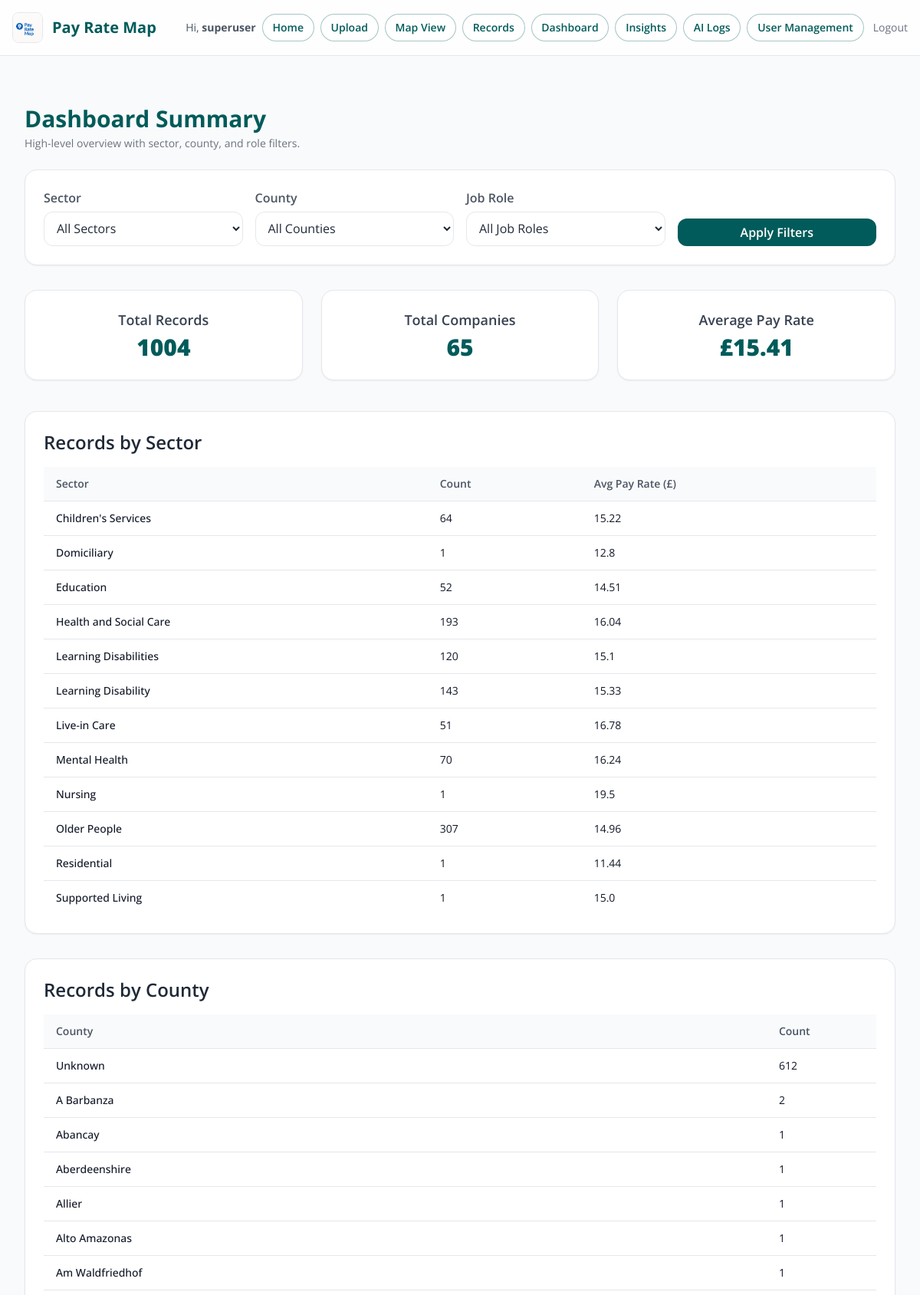
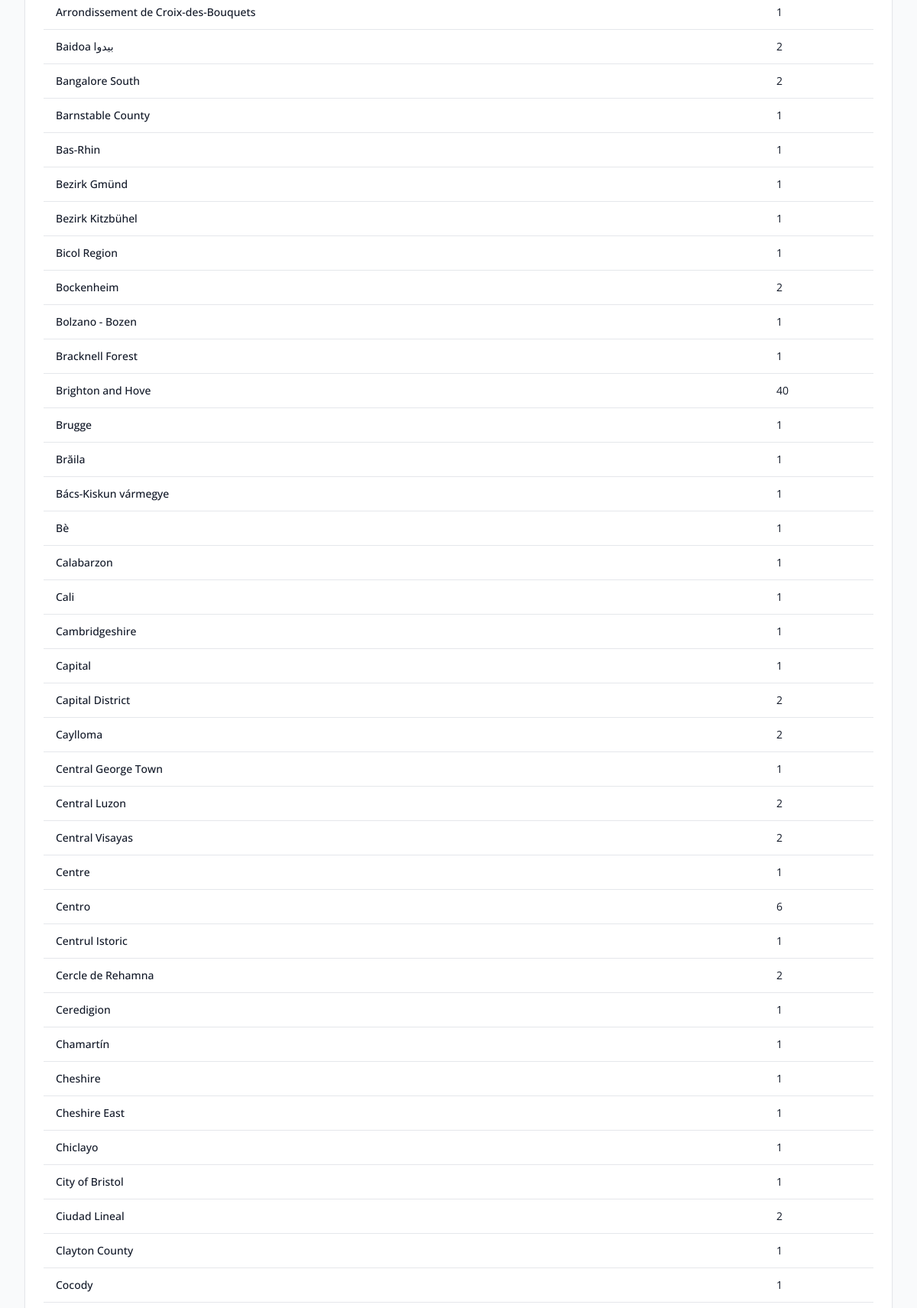
The app's page /dashboard (signed in, upper part) with its own data (2 pictures, top to bottom).
### models.py (models this page shows, shortened)
class User(UserMixin, db.Model):
    id = db.Column(db.Integer, primary_key=True)
    username = db.Column(db.String(150), unique=True, nullable=False)
    password = db.Column(db.String(200), nullable=False)
    admin_level = db.Column(db.Integer, default=0)  # 0=user, 1=admin, 2=superuser

class JobRecord(db.Model):
    __tablename__ = "job_record"
    id = db.Column(db.Integer, primary_key=True)
    company_id = db.Column(db.String(50), index=True)
    company_name = db.Column(db.String(100))
    sector = db.Column(db.String(50), index=True)
    job_role = db.Column(db.String(100), index=True)
    postcode = db.Column(db.String(20))
    county = db.Column(db.String(50), index=True)
    pay_rate = db.Column(db.Float)
    imported_month = db.Column(db.String(20), index=True)
    imported_year = db.Column(db.String(10), index=True)  # keep as string to match filters
    latitude = db.Column(db.Float)
    longitude = db.Column(db.Float)
    created_at = db.Column(db.DateTime, default=datetime.utcnow)
    logo_filename = db.Column(db.String(200))

### Old/app.py (the view)
@app.route("/dashboard")
@login_required
def dashboard():
    selected_sector = request.args.get("sector")
    selected_county = request.args.get("county")
    selected_role = request.args.get("role")
    filters = []
    if selected_sector:
        filters.append(JobRecord.sector == selected_sector)
    if selected_county:
        filters.append(JobRecord.county == selected_county)
    if selected_role:
        filters.append(JobRecord.job_role == selected_role)
    base_q = JobRecord.query.filter(*filters)
    filtered_records = base_q.all()
    total_records = len(filtered_records)
    total_companies = len({r.company_id for r in filtered_records})
    pays = [r.pay_rate for r in filtered_records if r.pay_rate is not None]
    avg_pay = round(sum(pays) / len(pays), 2) if pays else 0
    by_sector = (
        db.session.query(JobRecord.sector, func.count(), func.avg(JobRecord.pay_rate))
        .filter(*filters)
        .group_by(JobRecord.sector)
        .all()
    )
    by_county = (
        db.session.query(JobRecord.county, func.count())
        .filter(*filters)
        .group_by(JobRecord.county)
        .all()
    )
    opts = get_filter_options()
    return render_template(
        "dashboard.html",
        total_records=total_records,
        total_companies=total_companies,
        avg_pay=avg_pay,
        by_sector=by_sector,
        by_county=by_county,
        available_sectors=opts["sectors"],
        available_counties=opts["counties"],
        available_roles=opts["roles"],
    )

### Old/app.py (called while the page is built)
@login_manager.user_loader
def load_user(user_id: str):
    try:
        return db.session.get(User, int(user_id))
    except Exception:
        return None

def _ttl_cache(seconds: int = 120):
    def deco(fn):
        store = {"t": 0.0, "val": None}
        def wrapper(*a, **k):
            now = time.time()
            if now - store["t"] > seconds:
                store["val"] = fn(*a, **k)
                store["t"] = now
            return store["val"]
        return wrapper
    return deco

@app.context_processor
def inject_now():
    return {"current_year": datetime.now(timezone.utc).year}

### app/templates/dashboard.html (shortened to what this page needs)
{% extends "base.html" %}
{% block content %}
<div class="max-w-7xl mx-auto px-2 sm:px-4 py-6">
  <div class="mb-6">
    <h2 class="text-2xl sm:text-3xl font-bold" style="color: var(--brand);">Dashboard Summary</h2>
    <p class="text-sm text-gray-500 mt-1">High-level overview with sector, county, and role filters.</p>
  </div>
  <section class="card mb-8">
    <form method="GET" class="p-5 sm:p-6 grid grid-cols-1 sm:grid-cols-2 lg:grid-cols-4 gap-4">
      <div>
        <label for="sector" class="label">Sector</label>
        <select id="sector" name="sector" class="input">
          <option value="">All Sectors</option>
        </select>
      </div>
      <div>
        <label for="county" class="label">County</label>
        <select id="county" name="county" class="input">
          <option value="">All Counties</option>
        </select>
      </div>
      <div>
        <label for="role" class="label">Job Role</label>
        <select id="role" name="role" class="input">
          <option value="">All Job Roles</option>
        </select>
      </div>
      <div class="flex items-end">
        <button type="submit" class="btn btn-primary w-full">Apply Filters</button>
      </div>
    </form>
  </section>
  <section class="mb-10">
    <div class="grid grid-cols-1 sm:grid-cols-2 lg:grid-cols-3 gap-6">
      <div class="card p-6 text-center">
        <h3 class="text-base sm:text-lg font-semibold text-gray-700">Total Records</h3>
        <p class="text-2xl sm:text-3xl font-extrabold mt-1" style="color: var(--brand);">{{ total_records }}</p>
      </div>
      <div class="card p-6 text-center">
        <h3 class="text-base sm:text-lg font-semibold text-gray-700">Total Companies</h3>
        <p class="text-2xl sm:text-3xl font-extrabold mt-1" style="color: var(--brand);">{{ total_companies }}</p>
      </div>
      <div class="card p-6 text-center">
        <h3 class="text-base sm:text-lg font-semibold text-gray-700">Average Pay Rate</h3>
        <p class="text-2xl sm:text-3xl font-extrabold mt-1" style="color: var(--brand);">£{{ avg_pay | round(2) }}</p>
      </div>
    </div>
  </section>
  <section class="card mb-8">
    <div class="p-5 sm:p-6">
      <h3 class="text-xl sm:text-2xl font-semibold text-gray-800 mb-4">Records by Sector</h3>
      <div class="overflow-x-auto -mx-5 sm:mx-0">
        <table class="min-w-full text-sm">
          <thead class="text-left bg-gray-50">
            <tr class="text-gray-600">
              <th class="py-3 px-5 sm:px-4 font-semibold whitespace-nowrap">Sector</th>
              <th class="py-3 px-5 sm:px-4 font-semibold whitespace-nowrap">Count</th>
              <th class="py-3 px-5 sm:px-4 font-semibold whitespace-nowrap">Avg Pay Rate (£)</th>
            </tr>
          </thead>
          <tbody class="bg-white">
            {% for sector, count, avg in by_sector %}
            <tr class="border-t hover:bg-gray-50">
              <td class="py-3 px-5 sm:px-4 font-medium text-gray-900">{{ sector }}</td>
              <td class="py-3 px-5 sm:px-4">{{ count }}</td>
              <td class="py-3 px-5 sm:px-4">{{ avg | round(2) }}</td>
            </tr>
            {% endfor %}
          </tbody>
        </table>
      </div>
    </div>
  </section>
  <section class="card">
    <div class="p-5 sm:p-6">
      <h3 class="text-xl sm:text-2xl font-semibold text-gray-800 mb-4">Records by County</h3>
      <div class="overflow-x-auto -mx-5 sm:mx-0">
        <table class="min-w-full text-sm">
          <thead class="text-left bg-gray-50">
            <tr class="text-gray-600">
              <th class="py-3 px-5 sm:px-4 font-semibold whitespace-nowrap">County</th>
              <th class="py-3 px-5 sm:px-4 font-semibold whitespace-nowrap">Count</th>
            </tr>
          </thead>
          <tbody class="bg-white">
            {% for county, count in by_county %}
            <tr class="border-t hover:bg-gray-50">
              <td class="py-3 px-5 sm:px-4 font-medium text-gray-900">{{ county or "Unknown" }}</td>
              <td class="py-3 px-5 sm:px-4">{{ count }}</td>
            </tr>
            {% endfor %}
          </tbody>
        </table>
      </div>
    </div>
  </section>
</div>
{% endblock %}

### app/templates/base.html (shortened to what this page needs)
<!DOCTYPE html>
<html lang="en">
<head>
  <link rel="stylesheet" href="https://cdn.jsdelivr.net/npm/tailwindcss@2.2.19/dist/tailwind.min.css" />
</head>
<body class="bg-gray-50 text-gray-900 min-h-screen flex flex-col">
  <header class="app-header border-b">
    <div class="max-w-7xl mx-auto px-4 py-4 flex justify-between items-center">
      <div class="flex items-center space-x-3">
        <img src="{{ url_for('static', filename='logo.png') }}" alt="Pay Rate Map Logo" class="h-10 w-auto rounded-lg border border-gray-200"
             onerror="this.onerror=null;this.src='{{ url_for('static', filename='logos/placeholder.png') }}';">
        <div>
          <h1 class="text-lg sm:text-xl font-bold" style="color: var(--brand);">Pay Rate Map</h1>
        </div>
      </div>
      <nav class="flex items-center gap-2 text-sm">
        {% if current_user.is_authenticated %}
          <span class="text-gray-600 hidden md:inline">Hi, <strong>{{ current_user.username }}</strong></span>
          <a href="{{ url_for('home') }}" class="nav-chip">Home</a>
          <a href="{{ url_for('upload.upload') }}" class="nav-chip">Upload</a>
          <a href="{{ url_for('maps.map_sector_select') }}" class="nav-chip">Map View</a>
          <a href="{{ url_for('records.records') }}" class="nav-chip">Records</a>
          {% if current_user.admin_level in [1, 2] %}
            <a href="{{ url_for('dashboard.dashboard') }}" class="nav-chip">Dashboard</a>
            <a href="{{ url_for('dashboard.insights') }}" class="nav-chip">Insights</a>
            <a href="{{ url_for('admin.ai_logs') }}" class="nav-chip">AI Logs</a>
          {% endif %}
          {% if current_user.admin_level == 1 %}
            <a href="{{ url_for('admin.manage_users') }}" class="nav-chip">User Management</a>
          {% endif %}
          <a href="{{ url_for('auth.logout') }}" class="text-gray-500 hover:underline ml-1">Logout</a>
        {% else %}
          <a href="{{ url_for('auth.login') }}" class="btn btn-primary">Login</a>
        {% endif %}
      </nav>
    </div>
  </header>
  <main class="flex-grow max-w-7xl mx-auto px-4 py-6">
    {% block content %}{% endblock %}
  </main>
</body>
</html>

### app/templates/base.html (style rules this page uses)
:root { --brand: #005b5a; --brand-600: #0b6b6a; --ink: #1f2937; --ink-2: #4b5563; --muted: #f3f4f6; --card: #ffffff; --ring: rgba(0,91,90,0.3); --success-bg: #ecfdf5; --success-fg: #065f46; --info-bg: #eff6ff; --info-fg: #1e40af; --error-bg: #fef2f2; --error-fg: #991b1b; }
html, body { height: 100%; }
body { font-family: 'Open Sans', system-ui, -apple-system, Segoe UI, Roboto, Arial, sans-serif; }
.btn { display:inline-flex; align-items:center; justify-content:center; padding: 0.55rem 0.9rem; border-radius: 0.75rem; font-weight:600; line-height:1; transition: all .15s ease; border:1px solid transparent; }
.btn-primary { background: var(--brand); color:#fff; }
.card { background: var(--card); border-radius: 1rem; box-shadow: 0 1px 2px rgba(16,24,40,0.06); border: 1px solid #e5e7eb; }
.input { width: 100%; border:1px solid #e5e7eb; background:#fff; color:var(--ink); padding: .6rem .75rem; border-radius:.75rem; outline: none; transition: box-shadow .15s ease, border-color .15s ease; }
.label { display:block; font-weight:600; color: var(--ink-2); margin-bottom:.35rem; }
.nav-chip { display:inline-flex; align-items:center; height: 2.25rem; padding: 0 .8rem; border-radius: 9999px; font-weight:600; color: var(--brand); border:1px solid rgba(0,91,90,0.35); background:#fff; transition: all .15s ease; }
.app-header { position: sticky; top:0; z-index:40; background: #ffffffcc; backdrop-filter: saturate(180%) blur(6px); }

### records on screen
User: username "superuser"
JobRecord: sector "Domiciliary", count "1", pay_rate "12.8"
JobRecord: sector "Nursing", count "1", pay_rate "19.5"
JobRecord: sector "Residential", count "1", pay_rate "11.44"
JobRecord: sector "Supported Living", count "1", pay_rate "15.0"

### other values on screen
{{ total_records }} "1004"
{{ total_companies }} "65"
{{ avg_pay | round(2) }} "15.41"
{{ sector }} "Children's Services" "Education" "Health and Social Care" "Learning Disabilities" "Learning Disability" "Live-in Care" "Mental Health" "Older People"
{{ count }} "64" "52" "193" "120" "143" "51" "70" "307"
{{ avg | round(2) }} "15.22" "14.51" "16.04" "15.1" "15.33" "16.78" "16.24" "14.96"
{{ county or "Unknown" }} "Unknown" "A Barbanza" "Abancay" "Aberdeenshire" "Allier" "Alto Amazonas" "Am Waldfriedhof" "Arrondissement de Croix-des-Bouquets" "Baidoa بيدوا" "Bangalore South" "Barnstable County" "Bas-Rhin" "Bezirk Gmünd" "Bezirk Kitzbühel" "Bicol Region" "Bockenheim" "Bolzano - Bozen" "Bracknell Forest" "Brighton and Hove" "Brugge" "Brăila" "Bács-Kiskun vármegye" "Bè" "Calabarzon" "Cali" "Cambridgeshire" "Capital" "Capital District" "Caylloma" "Central George Town" "Central Luzon" "Central Visayas" "Centre" "Centro" "Centrul Istoric" "Cercle de Rehamna" "Ceredigion" "Chamartín" "Cheshire" "Cheshire East" "Chiclayo" "City of Bristol" "Ciudad Lineal" "Clayton County" "Cocody"
{{ count }} "612" "2" "1" "1" "1" "1" "1" "1" "2" "2" "1" "1" "1" "1" "1" "2" "1" "1" "40" "1" "1" "1" "1" "1" "1" "1" "1" "2" "2" "1" "2" "2" "1" "6" "1" "2" "1" "1" "1" "1" "1" "1" "2" "1" "1"
